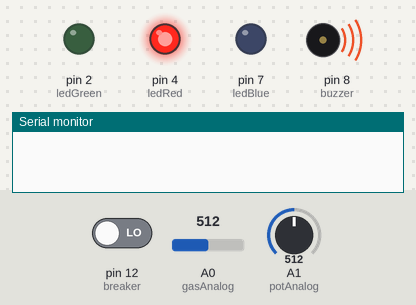
Recording of a sketch running on a simulated Arduino Uno, built with avr-gcc and run on an emulated ATmega328P. Shown: output pins drawn as LEDs (lit = HIGH), buzzer (waves = sounding), the last lines printed to the serial monitor. The test bench sets the inputs (shaded band); at power-on: pin 12 (breaker) LOW, A0 (gasAnalog) = 512, A1 (potAnalog) = 512.

Above: at 21.7 s.
At 22.7 s:
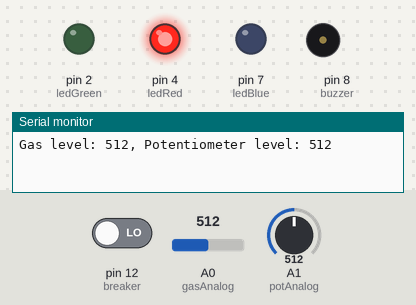
Timing chart, 0 to 24.0 s (numbered marks = the images above):
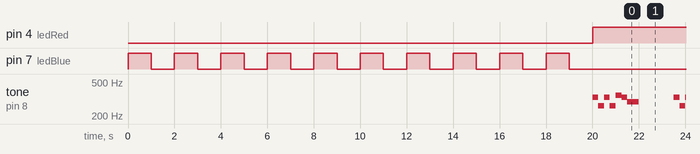

The sketch:

gas_detector.ino
```cpp
/* import pithes for alarm */
#include "pitches.h"


int ledBlue = 7;   /* Warming up */
int ledRed = 4;    /* Alarm */
int ledGreen = 2;  /* OK */

int buzzer = 8;    /* Buzzer pin */
int breaker = 12;  /* Breaker button pin */

int gasAnalog = 0;  /* Pin for gas sensor */
int potAnalog = 1;  /* Pin for potentiometer */

int gas = 0;  /* Gas level */
int pot = 0;  /* Potentiometer level */

int breakDelay = 0; /* Break delay in number of cycles */


void playAlarm() {

  tone(buzzer, NOTE_E4); delay(250);
  tone(buzzer, NOTE_C4); delay(250);
  tone(buzzer, NOTE_E4); delay(250);
  tone(buzzer, NOTE_C4); delay(250);
  tone(buzzer, NOTE_F4); delay(250);
  tone(buzzer, NOTE_E4); delay(250);
  tone(buzzer, NOTE_D4); delay(500);

  noTone(buzzer); delay(500);

}


void setup() {

  /* Set pin modes
   */
  pinMode(ledRed,   OUTPUT);
  pinMode(ledBlue,  OUTPUT);
  pinMode(ledGreen, OUTPUT);
  pinMode(breaker,  INPUT);

  /* While gas detector warming up,
   *  blinking 20 seconds
   */
  for (int x = 0; x < 10; x++) {
    digitalWrite(ledBlue, HIGH);
    delay(1000);
    digitalWrite(ledBlue, LOW);
    delay(1000);
  }

  Serial.begin(9600);

}


void loop() {

  /* Update breaking data */
  if (digitalRead(breaker) > 0) {
    breakDelay = 120; /* 120 seconds, if cycle == 1 sec */
  }

  /* Read gas level */
  gas = analogRead(gasAnalog);
  pot = analogRead(potAnalog);

  if (gas + pot >= 1024) {  /* Danger */

    /* Light Red LED */
    digitalWrite(ledRed, HIGH);
    digitalWrite(ledGreen, LOW);

    if (breakDelay > 0) { /* Breaker is activated, don't alarm */
      breakDelay -= 1;
    } else {
      playAlarm();
    };

  } else {

    /* Light Green LED */
    digitalWrite(ledGreen, HIGH);
    digitalWrite(ledRed, LOW);

  }

  /* Backlog */
  Serial.print("Gas level: ");
  Serial.print(gas);
  Serial.print(", Potentiometer level: ");
  Serial.println(pot);

  /* Delay */
  delay(1000);

}
```

pitches.h
```cpp
/*************************************************
 * Public Constants
 *************************************************/

#define NOTE_B0  31
#define NOTE_C1  33
#define NOTE_CS1 35
#define NOTE_D1  37
#define NOTE_DS1 39
#define NOTE_E1  41
#define NOTE_F1  44
#define NOTE_FS1 46
#define NOTE_G1  49
#define NOTE_GS1 52
#define NOTE_A1  55
#define NOTE_AS1 58
#define NOTE_B1  62
#define NOTE_C2  65
#define NOTE_CS2 69
#define NOTE_D2  73
#define NOTE_DS2 78
#define NOTE_E2  82
#define NOTE_F2  87
#define NOTE_FS2 93
#define NOTE_G2  98
#define NOTE_GS2 104
#define NOTE_A2  110
#define NOTE_AS2 117
#define NOTE_B2  123
#define NOTE_C3  131
#define NOTE_CS3 139
#define NOTE_D3  147
#define NOTE_DS3 156
#define NOTE_E3  165
#define NOTE_F3  175
#define NOTE_FS3 185
#define NOTE_G3  196
#define NOTE_GS3 208
#define NOTE_A3  220
#define NOTE_AS3 233
#define NOTE_B3  247
#define NOTE_C4  262
#define NOTE_CS4 277
#define NOTE_D4  294
#define NOTE_DS4 311
#define NOTE_E4  330
#define NOTE_F4  349
#define NOTE_FS4 370
#define NOTE_G4  392
#define NOTE_GS4 415
#define NOTE_A4  440
#define NOTE_AS4 466
#define NOTE_B4  494
#define NOTE_C5  523
#define NOTE_CS5 554
#define NOTE_D5  587
#define NOTE_DS5 622
#define NOTE_E5  659
#define NOTE_F5  698
#define NOTE_FS5 740
#define NOTE_G5  784
#define NOTE_GS5 831
#define NOTE_A5  880
#define NOTE_AS5 932
#define NOTE_B5  988
#define NOTE_C6  1047
#define NOTE_CS6 1109
#define NOTE_D6  1175
#define NOTE_DS6 1245
#define NOTE_E6  1319
#define NOTE_F6  1397
#define NOTE_FS6 1480
#define NOTE_G6  1568
#define NOTE_GS6 1661
#define NOTE_A6  1760
#define NOTE_AS6 1865
#define NOTE_B6  1976
#define NOTE_C7  2093
#define NOTE_CS7 2217
#define NOTE_D7  2349
#define NOTE_DS7 2489
#define NOTE_E7  2637
#define NOTE_F7  2794
#define NOTE_FS7 2960
#define NOTE_G7  3136
#define NOTE_GS7 3322
#define NOTE_A7  3520
#define NOTE_AS7 3729
#define NOTE_B7  3951
#define NOTE_C8  4186
#define NOTE_CS8 4435
#define NOTE_D8  4699
#define NOTE_DS8 4978
```

Measured:
- by itself, pin 4 (ledRed): LOW → HIGH at 20.0 s
- by itself, tone on pin 8 (buzzer): repeats every 3.5 s: 262 Hz 0.25 s, 330 Hz 0.25 s, 262 Hz 0.25 s, 349 Hz 0.25 s, 330 Hz 0.25 s, 294 Hz 0.50 s, silent 1.5 s, 330 Hz 0.25 s
